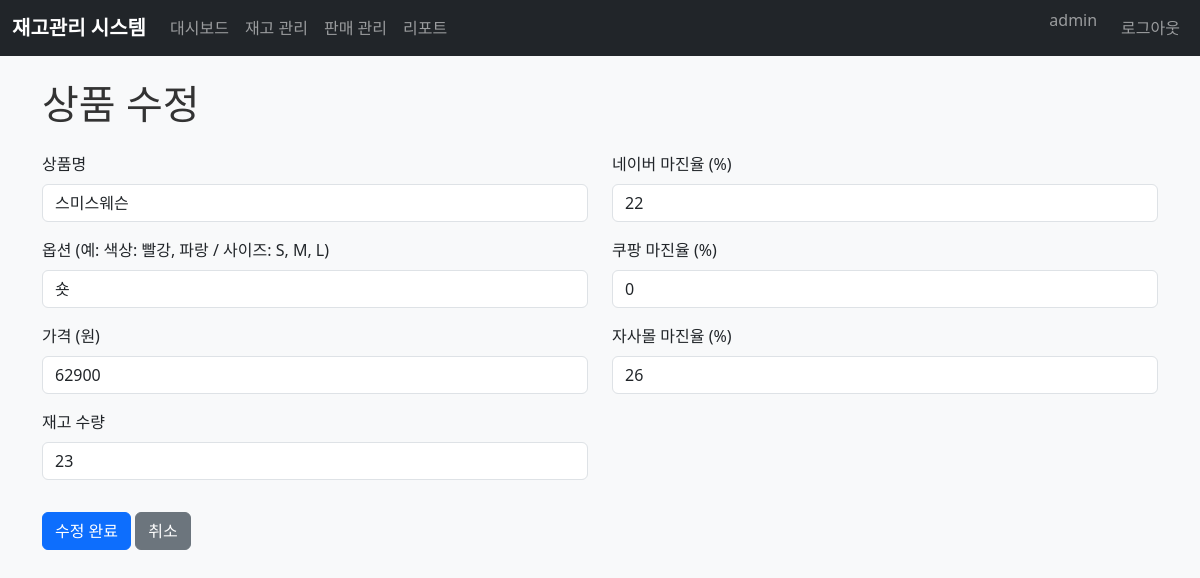
The app's page /product/edit/2 (signed in) with its own data.
### tables this page shows
CREATE TABLE users (
            id INTEGER PRIMARY KEY AUTOINCREMENT,
            username VARCHAR(50) UNIQUE NOT NULL,
            email VARCHAR(100) UNIQUE NOT NULL,
            password_hash VARCHAR(255) NOT NULL,
            is_admin BOOLEAN DEFAULT 0,
            created_at DATETIME DEFAULT CURRENT_TIMESTAMP
        );

CREATE TABLE products (
        id INTEGER PRIMARY KEY AUTOINCREMENT,
        name VARCHAR(100) NOT NULL,
        options TEXT,
        price DECIMAL(10,2) NOT NULL,
        margin_naver DECIMAL(5,2) NOT NULL,
        margin_coupang DECIMAL(5,2) NOT NULL,
        margin_self DECIMAL(5,2) NOT NULL,
        quantity INTEGER NOT NULL DEFAULT 0,
        created_at DATETIME DEFAULT CURRENT_TIMESTAMP,
        updated_at DATETIME DEFAULT CURRENT_TIMESTAMP
    );

### app.py (the view, shortened to what this page needs)
@app.route('/product/edit/<int:product_id>', methods=['GET', 'POST'])
@login_required
def edit_product(product_id):
    product = manager.get_product(product_id)
    if not product:
        return redirect(url_for('inventory_page'))
    return render_template('edit_product.html', product=product)

### app.py (called while the page is built)
@login_manager.user_loader
def load_user(user_id):
    return User.get_by_id(int(user_id))

### auth.py (called while the page is built)
    @staticmethod
    def get_by_id(user_id):
        conn = database.get_connection()
        cursor = conn.cursor()
        if database.USE_POSTGRESQL:
            cursor.execute('SELECT id, username, email, is_admin FROM users WHERE id = %s', (user_id,))
        else:
            cursor.execute('SELECT id, username, email, is_admin FROM users WHERE id = ?', (user_id,))
        user_data = cursor.fetchone()
        conn.close()
        if user_data:
            return User(user_data[0], user_data[1], user_data[2], user_data[3])
        return None

### database.py (called while the page is built)
def get_connection():
    return sqlite3.connect(DATABASE_NAME)

### database_cloud.py (called while the page is built)
def get_connection():
    if USE_POSTGRESQL:
        result = urlparse(DATABASE_URL)
        return psycopg2.connect(
            database=result.path[1:],
            user=result.username,
            password=result.password,
            host=result.hostname,
            port=result.port
        )
    else:
        return sqlite3.connect('inventory.db')

### inventory.py (called while the page is built)
    def get_product(self, product_id: int) -> Optional[Dict]:
        conn = database.get_connection()
        cursor = conn.cursor()
        cursor.execute('''
            SELECT id, name, options, price, margin_naver, margin_coupang, margin_self, quantity,
                   created_at, updated_at
            FROM products
            WHERE id = ?
        ''', (product_id,))
        row = cursor.fetchone()
        conn.close()
        if row:
            return {
                'id': row[0],
                'name': row[1],
                'options': row[2],
                'price': row[3],
                'margin_naver': row[4],
                'margin_coupang': row[5],
                'margin_self': row[6],
                'quantity': row[7],
                'created_at': row[8],
                'updated_at': row[9]
            }
        return None

### templates/edit_product.html (shortened to what this page needs)
{% extends "base.html" %}
{% block content %}
<h1>상품 수정</h1>
<form method="post" action="/product/edit/{{ product.id }}" class="mt-4">
    <div class="row">
        <div class="col-md-6">
            <div class="mb-3">
                <label for="name" class="form-label">상품명</label>
                <input type="text" class="form-control" id="name" name="name" value="{{ product.name }}" required>
            </div>
            <div class="mb-3">
                <label for="options" class="form-label">옵션 (예: 색상: 빨강, 파랑 / 사이즈: S, M, L)</label>
                <input type="text" class="form-control" id="options" name="options" value="{{ product.options if product.options else '' }}" placeholder="옵션을 입력하세요 (선택사항)">
            </div>
            <div class="mb-3">
                <label for="price" class="form-label">가격 (원)</label>
                <input type="number" class="form-control" id="price" name="price" min="0" step="1" value="{{ product.price }}" required>
            </div>
            <div class="mb-3">
                <label for="quantity" class="form-label">재고 수량</label>
                <input type="number" class="form-control" id="quantity" name="quantity" min="0" value="{{ product.quantity }}" required>
            </div>
        </div>
        <div class="col-md-6">
            <div class="mb-3">
                <label for="margin_naver" class="form-label">네이버 마진율 (%)</label>
                <input type="number" class="form-control" id="margin_naver" name="margin_naver" min="0" max="100" step="0.1" value="{{ product.margin_naver }}" required>
            </div>
            <div class="mb-3">
                <label for="margin_coupang" class="form-label">쿠팡 마진율 (%)</label>
                <input type="number" class="form-control" id="margin_coupang" name="margin_coupang" min="0" max="100" step="0.1" value="{{ product.margin_coupang }}" required>
            </div>
            <div class="mb-3">
                <label for="margin_self" class="form-label">자사몰 마진율 (%)</label>
                <input type="number" class="form-control" id="margin_self" name="margin_self" min="0" max="100" step="0.1" value="{{ product.margin_self }}" required>
            </div>
        </div>
    </div>
    <div class="mt-3">
        <button type="submit" class="btn btn-primary">수정 완료</button>
        <a href="/inventory" class="btn btn-secondary">취소</a>
    </div>
</form>
{% endblock %}

### templates/base.html (shortened to what this page needs)
<!DOCTYPE html>
<html lang="ko">
<head>
    <link href="https://cdn.jsdelivr.net/npm/bootstrap@5.3.0/dist/css/bootstrap.min.css" rel="stylesheet">
    <link rel="stylesheet" href="{{ url_for('static', filename='css/style.css') }}">
</head>
<body>
    <nav class="navbar navbar-expand-lg navbar-dark bg-dark">
        <div class="container-fluid">
            <a class="navbar-brand" href="/">재고관리 시스템</a>
            <div class="collapse navbar-collapse" id="navbarNav">
                <ul class="navbar-nav">
                    <li class="nav-item">
                        <a class="nav-link" href="/">대시보드</a>
                    </li>
                    <li class="nav-item">
                        <a class="nav-link" href="/inventory">재고 관리</a>
                    </li>
                    <li class="nav-item">
                        <a class="nav-link" href="/sales">판매 관리</a>
                    </li>
                    <li class="nav-item">
                        <a class="nav-link" href="/reports">리포트</a>
                    </li>
                </ul>
                <ul class="navbar-nav ms-auto">
                    {% if current_user.is_authenticated %}
                    <li class="nav-item">
                        <span class="navbar-text me-3">{{ current_user.username }}</span>
                    </li>
                    <li class="nav-item">
                        <a class="nav-link" href="/logout">로그아웃</a>
                    </li>
                    {% endif %}
                </ul>
            </div>
        </div>
    </nav>
    <div class="container mt-4">
        {% block content %}{% endblock %}
    </div>
</body>
</html>

### static/css/style.css (style rules this page uses)
body { background-color: #f8f9fa; }
.navbar-brand { font-weight: bold; }
h1, h2, h3 { color: #333; margin-bottom: 20px; }

### records on screen
users: username "admin"
products: name "스미스웨슨", options "숏", price "62900", quantity "23", margin_naver "22", margin_coupang "0", margin_self "26"
